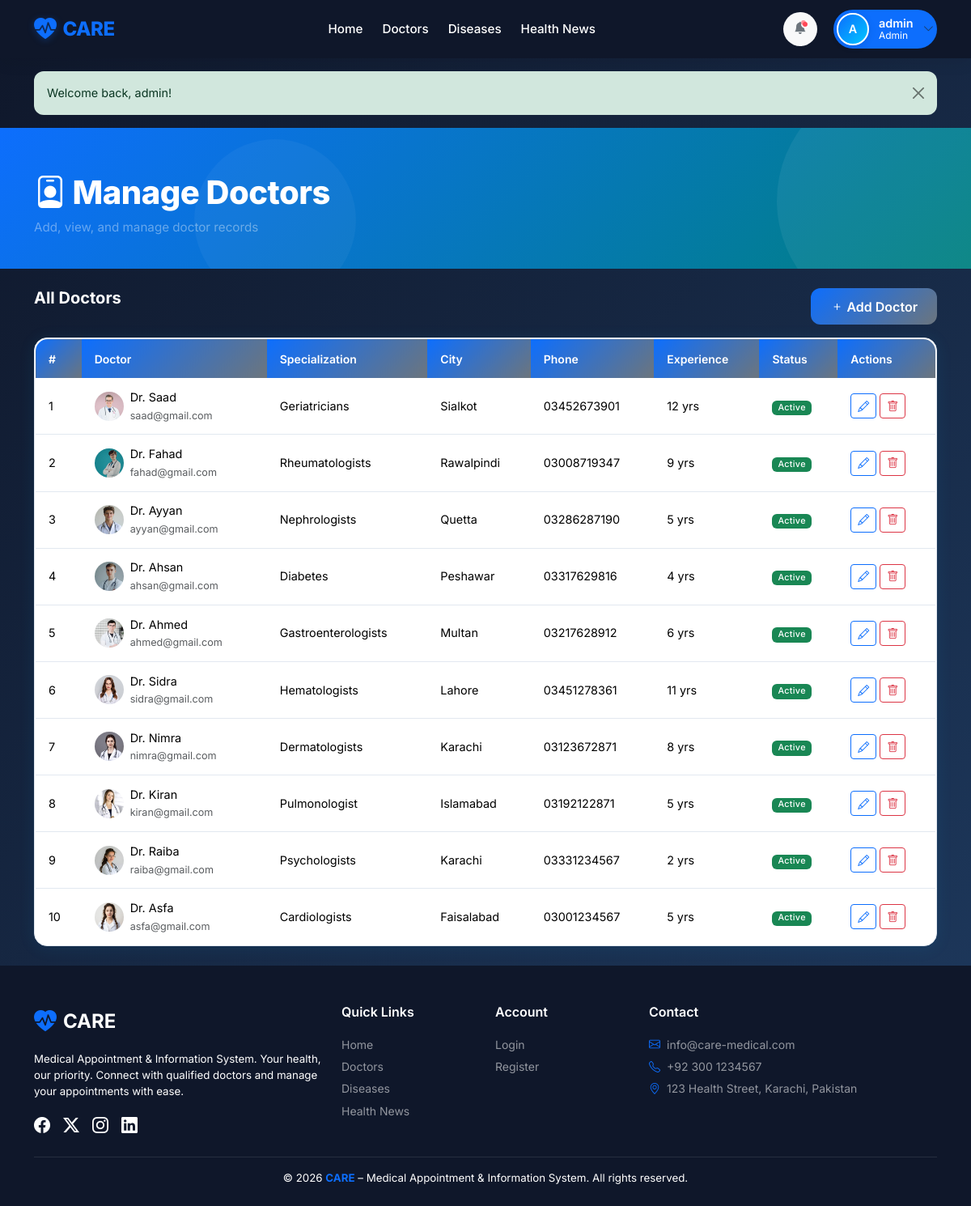
Page /admin/doctors.php (signed in) on the committed database.
### tables this page shows
CREATE TABLE `doctors` (
  `id` int(11) NOT NULL,
  `user_id` int(11) NOT NULL,
  `full_name` varchar(100) NOT NULL,
  `specialization` varchar(100) NOT NULL,
  `qualification` varchar(150) DEFAULT NULL,
  `experience` int(11) DEFAULT NULL,
  `phone` varchar(20) DEFAULT NULL,
  `address` text DEFAULT NULL,
  `city_id` int(11) NOT NULL,
  `profile_image` varchar(255) DEFAULT NULL,
  `created_at` timestamp NOT NULL DEFAULT current_timestamp()
);

CREATE TABLE `users` (
  `id` int(11) NOT NULL,
  `username` varchar(50) NOT NULL,
  `email` varchar(100) NOT NULL,
  `password` varchar(255) NOT NULL,
  `role` enum('admin','doctor','patient') NOT NULL,
  `status` enum('active','inactive') DEFAULT 'active',
  `created_at` timestamp NOT NULL DEFAULT current_timestamp(),
  `reset_token` varchar(255) DEFAULT NULL,
  `token_expiry` datetime DEFAULT NULL
);

CREATE TABLE `cities` (
  `id` int(11) NOT NULL,
  `city_name` varchar(100) NOT NULL,
  `status` enum('active','inactive') DEFAULT 'active',
  `created_at` timestamp NOT NULL DEFAULT current_timestamp()
);

### admin/doctors.php (the view, shortened to what this page needs)
<?php
require_once '../config/db.php';
require_once '../includes/auth.php';
$doctors = $conn->query("
    SELECT d.*, c.city_name, u.username, u.email, u.status as user_status
    FROM doctors d
    LEFT JOIN cities c ON d.city_id = c.id
    LEFT JOIN users u ON d.user_id = u.id
    ORDER BY d.created_at DESC
");
include '../includes/header.php';
?>
<div class="page-hero">
    <div class="container">
        <h1><i class="bi bi-person-badge me-2 text-white"></i>Manage Doctors</h1>
        <p class="mb-0 opacity-75 text-white-50">Add, view, and manage doctor records</p>
    </div>
</div>
<div class="container py-4">
    <div class="d-flex justify-content-between mb-3">
        <h5 class="fw-bold mb-0 text-white">All Doctors</h5>
        <button class="btn btn-care" data-bs-toggle="modal" data-bs-target="#addDoctorModal">
            <i class="bi bi-plus me-1"></i>Add Doctor
        </button>
    </div>
    <div class="care-card">
        <div class="card-body p-0">
            <div class="table-responsive">
                <table class="table care-table mb-0">
                    <thead>
                        <tr><th>#</th><th>Doctor</th><th>Specialization</th><th>City</th><th>Phone</th><th>Experience</th><th>Status</th><th>Actions</th></tr>
                    </thead>
                    <tbody>
                        <?php $i=1; while ($d = $doctors->fetch_assoc()): ?>
                        <tr>
                            <td><?= $i++ ?></td>
                            <td>
                                <div class="d-flex align-items-center gap-2">
                                    <?php if ($d['profile_image']): ?>
                                    <img src="../uploads/profiles/<?= e($d['profile_image']) ?>" style="width:36px;height:36px;border-radius:50%;object-fit:cover;">
                                    <?php else: ?>
                                    <div style="width:36px;height:36px;border-radius:50%;background:var(--care-blue-light);display:flex;align-items:center;justify-content:center;color:var(--care-primary);"><i class="bi bi-person"></i></div>
                                    <?php endif; ?>
                                    <div>
                                        <div class="fw-600"><?= e($d['full_name']) ?></div>
                                        <small class="text-muted"><?= e($d['email']) ?></small>
                                    </div>
                                </div>
                            </td>
                            <td><?= e($d['specialization']) ?></td>
                            <td><?= e($d['city_name']) ?></td>
                            <td><?= e($d['phone']) ?></td>
                            <td><?= $d['experience'] ? $d['experience'].' yrs' : '-' ?></td>
                            <td><?= statusBadge($d['user_status'] ?? 'inactive') ?></td>
                            <td>
                                <button class="btn btn-outline-primary btn-sm edit-doc-btn"
                                    data-id="<?= $d['id'] ?>"
                                    data-fullname="<?= e($d['full_name']) ?>"
                                    data-email="<?= e($d['email']) ?>"
                                    data-specialization="<?= e($d['specialization']) ?>"
                                    data-qualification="<?= e($d['qualification']) ?>"
                                    data-experience="<?= $d['experience'] ?>"
                                    data-phone="<?= e($d['phone']) ?>"
                                    data-city="<?= $d['city_id'] ?>"
                                    data-address="<?= e($d['address']) ?>"
                                    data-bs-toggle="modal"
                                    data-bs-target="#editDoctorModal">
                                    <i class="bi bi-pencil"></i>
                                </button>
                                <form method="POST" class="d-inline">
                                    <button type="submit" class="btn btn-outline-danger btn-sm" data-confirm="Delete Dr. <?= e($d['full_name']) ?>?"><i class="bi bi-trash"></i></button>
                                </form>
                            </td>
                        </tr>
                        <?php endwhile; ?>
                    </tbody>
                </table>
            </div>
        </div>
    </div>
</div>
<?php include '../includes/footer.php'; ?>

### includes/auth.php (shortened to what this page needs)
<?php
function e($string) {
    return htmlspecialchars($string ?? '', ENT_QUOTES, 'UTF-8');
}
function getFlash() {
    if (isset($_SESSION['flash'])) {
        $flash = $_SESSION['flash'];
        return $flash;
    }
    return null;
}
function showFlash() {
    $flash = getFlash();
    if ($flash) {
        $class = $flash['type'] === 'success' ? 'success' : ($flash['type'] === 'error' ? 'danger' : $flash['type']);
        echo '<div class="alert alert-' . $class . ' alert-dismissible fade show" role="alert">';
        if (is_array($flash['message'])) {
            echo '<ul class="mb-0' . (count($flash['message']) > 1 ? '' : ' list-unstyled') . '">';
            foreach ($flash['message'] as $msg) {
                echo '<li>' . e($msg) . '</li>';
            }
            echo '</ul>';
        } else {
            echo e($flash['message']);
        }
        echo '<button type="button" class="btn-close" data-bs-dismiss="alert"></button>';
        echo '</div>';
    }
}
function statusBadge($status) {
    $colors = [
        'active'    => 'success',
        'inactive'  => 'secondary',
        'pending'   => 'warning',
        'approved'  => 'success',
        'cancelled' => 'danger',
        'completed' => 'primary',
        'available' => 'info',
        'booked'    => 'dark',
    ];
    $color = $colors[$status] ?? 'secondary';
    return '<span class="badge bg-' . $color . '">' . ucfirst($status) . '</span>';
}
?>

### assets/css/style.css (style rules this page uses)
:root { --care-primary: #0ea5e9; --care-secondary: #0284c7; --care-teal: #0d9488; --care-teal-light: #ccfbf1; --care-blue-light: #e0f2fe; --care-dark: #0f172a; --care-text: #1e293b; --care-muted: #6e748b; --care-border: #e2e8f0; --care-card-bg: #ffffff; --care-bg: #f0f9ff; --navbar-bg: #0f172a; --footer-bg: #0f172a; --shadow-sm: 0 1px 3px rgba(0, 0, 0, .08), 0 1px 2px rgba(0, 0, 0, .06); --shadow-md: 0 4px 6px -1px rgba(0, 0, 0, .1), 0 2px 4px -1px rgba(0, 0, 0, .06); --shadow-lg: 0 10px 15px -3px rgba(0, 0, 0, .1), 0 4px 6px -2px rgba(0, 0, 0, .05); --shadow-card: 0 2px 20px rgba(14, 165, 233, .10); --radius-sm: 0.5rem; --radius-md: 0.75rem; --radius-lg: 1rem; --radius-xl: 1.5rem; --transition: all 0.25s ease; }
*, *::before, *::after { box-sizing: border-box; }
html { scroll-behavior: smooth; }
body { font-family: 'Inter', system-ui, -apple-system, sans-serif; background: linear-gradient(135deg, #0f172a 0%, #1e3a5f 100%); color: var(--care-text); min-height: 100vh; display: flex; flex-direction: column; font-size: 0.95rem; }
.care-card { background: var(--care-card-bg); border: 1px solid var(--care-border); border-radius: var(--radius-lg); box-shadow: var(--shadow-card); transition: var(--transition); overflow: hidden; }
.btn-care { background: linear-gradient(135deg, var(--care-primary), var(--care-secondary)); color: #fff !important; border: none; border-radius: var(--radius-md); font-weight: 600; padding: 0.65rem 1.5rem; transition: var(--transition); }
.care-table { border-radius: var(--radius-lg); overflow: hidden; box-shadow: var(--shadow-card); border: 1px solid var(--care-border); }
.care-table thead th { background: linear-gradient(135deg, var(--care-primary), var(--care-secondary)); color: #fff; font-weight: 600; border: none; padding: 0.85rem 1rem; font-size: 0.875rem; }
.care-table tbody tr { transition: var(--transition); border-color: var(--care-border); }
.care-table td { padding: 0.8rem 1rem; vertical-align: middle; font-size: 0.9rem; position: relative; z-index: 1; }
.page-hero { background: linear-gradient(135deg, var(--care-primary), var(--care-teal)); color: #fff; padding: 3.5rem 0 2.5rem; position: relative; overflow: hidden; }
.page-hero::before { content: ''; position: absolute; top: -60px; right: -60px; width: 300px; height: 300px; border-radius: 50%; background: rgba(255, 255, 255, .06); }
.page-hero::after { content: ''; position: absolute; bottom: -40px; left: 20%; width: 200px; height: 200px; border-radius: 50%; background: rgba(255, 255, 255, .04); }
.page-hero .container { position: relative; z-index: 1; }
.page-hero h1 { font-weight: 800; letter-spacing: -0.5px; }
.alert { border-radius: var(--radius-md); border: none; font-size: 0.9rem; }
.badge { font-weight: 500; letter-spacing: 0.3px; }

### assets/css/header.css (style rules this page uses)
:root { --care-primary: #0d6efd; --care-primary-dark: #0a58ca; --care-secondary: #6c757d; --care-teal: #008080; --care-teal-light: #e0f2f2; --care-blue-light: #f0f7ff; --care-white: #ffffff; --care-dark: #212529; --navbar-bg: #0f172a; --care-gray-100: #f8f9fa; --care-gray-200: #e9ecef; --care-shadow: 0 4px 20px rgba(0, 0, 0, 0.08); --care-transition: all 0.3s cubic-bezier(0.4, 0, 0.2, 1); }

### rows in the picture
doctors: profile_image (picture), full_name "Dr. Saad", user.email "saad@gmail.com", specialization "Geriatricians", city.city_name "Sialkot", phone "03452673901", experience "12", user.status "Active"
doctors: profile_image (picture), full_name "Dr. Fahad", user.email "fahad@gmail.com", specialization "Rheumatologists", city.city_name "Rawalpindi", phone "03008719347", experience "9", user.status "Active"
doctors: profile_image (picture), full_name "Dr. Ayyan", user.email "ayyan@gmail.com", specialization "Nephrologists", city.city_name "Quetta", phone "03286287190", experience "5", user.status "Active"
doctors: profile_image (picture), full_name "Dr. Ahsan", user.email "ahsan@gmail.com", specialization "Diabetes", city.city_name "Peshawar", phone "03317629816", experience "4", user.status "Active"
doctors: profile_image (picture), full_name "Dr. Ahmed", user.email "ahmed@gmail.com", specialization "Gastroenterologists", city.city_name "Multan", phone "03217628912", experience "6", user.status "Active"
doctors: profile_image (picture), full_name "Dr. Sidra", user.email "sidra@gmail.com", specialization "Hematologists", city.city_name "Lahore", phone "03451278361", experience "11", user.status "Active"
doctors: profile_image (picture), full_name "Dr. Nimra", user.email "nimra@gmail.com", specialization "Dermatologists", city.city_name "Karachi", phone "03123672871", experience "8", user.status "Active"
doctors: profile_image (picture), full_name "Dr. Kiran", user.email "kiran@gmail.com", specialization "Pulmonologist", city.city_name "Islamabad", phone "03192122871", experience "5", user.status "Active"
doctors: profile_image (picture), full_name "Dr. Raiba", user.email "raiba@gmail.com", specialization "Psychologists", city.city_name "Karachi", phone "03331234567", experience "2", user.status "Active"
doctors: profile_image (picture), full_name "Dr. Asfa", user.email "asfa@gmail.com", specialization "Cardiologists", city.city_name "Faisalabad", phone "03001234567", experience "5", user.status "Active"

### other values in the picture
$initial "A"
$username "admin"
$role "Admin"
$flash['message'] "Welcome back, admin!"
